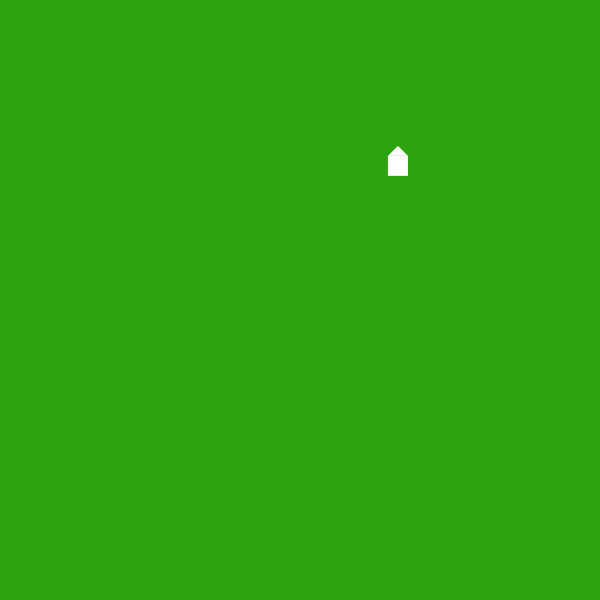
Frame 1 (no input)
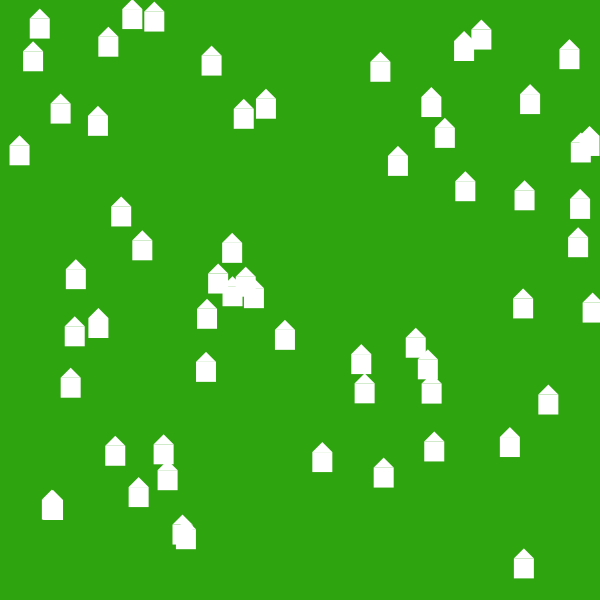
Frame 60 (the mouse pressed at the canvas centre just before this capture)
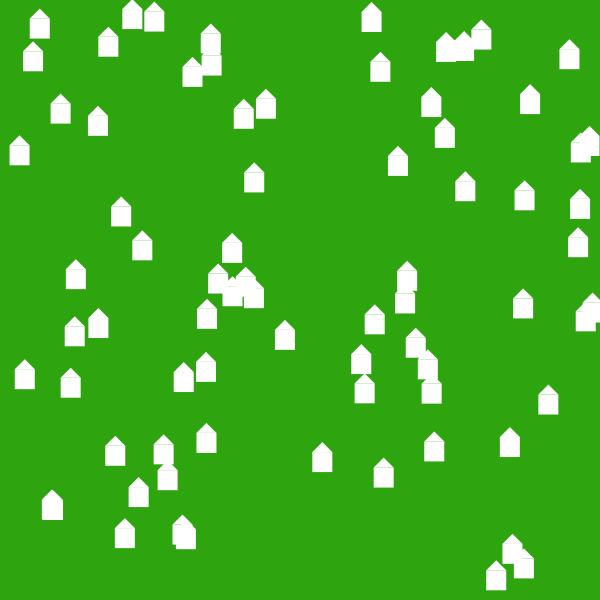
Frame 120 (the mouse held since frame 60 and released just before this capture)

The Processing sketch that drew these frames (run headless with seeded random() and noise(); from frame 60 on, the mouse is pressed at the canvas centre):

// Processing sketch: processing_36760
// ── processing_36760.pde



// Code of random house placement in a subdivision  
 
void setup() {   

  size(600, 600);  

  background(46,164,15); 

  frameRate(7);   

}  

   

   

float count = 7; // Starts the city on the left side of the screen - at 0   

float num = 30; // Controls the width and number of houses    

int numOfhouses = 75; //Controls the number of houses

float RandomNumberX;
float RandomNumberY;

   

void draw() {    


  // House random count  

  if (numOfhouses > 0) {  
  RandomNumberX = random(width);
  RandomNumberY = random(height);
  
    noStroke();   

    fill(255);  

    rect (RandomNumberX, RandomNumberY, 20, 20);
       
    
    triangle(RandomNumberX, RandomNumberY, RandomNumberX+10, RandomNumberY-10,RandomNumberX+20,RandomNumberY);
    numOfhouses--; 
  }  
}
  
